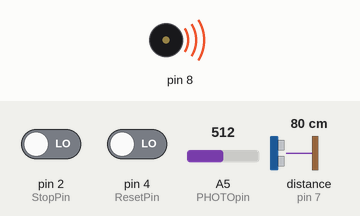
A sketch run on a simulated Arduino Uno, built with avr-gcc and run on an emulated ATmega328P. On the bench: buzzer (waves = sounding). Wiring (inferred from the names in the program): ultrasonic range finder: trigger pin 7; echo pin 7. The inputs (shaded band) are chosen by the test bench; at power-on: pin 2 (StopPin) LOW, pin 4 (ResetPin) LOW, A5 (PHOTOpin) = 512, distance to the obstacle (sensor on pin 7) 80 cm. The echo pulse lasts 58.3 µs per cm; what the sketch prints to the serial monitor is not drawn.

Above: at 13.0 s.
13.1 s: pin 2 (StopPin) driven HIGH and pin 4 (ResetPin) driven HIGH
At 14.8 s:
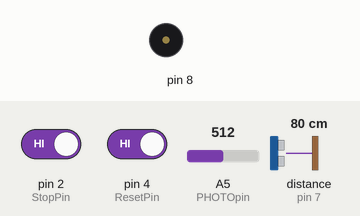
26.0 s: pin 2 (StopPin) driven LOW
Timing chart, 0 to 41.6 s (numbered marks = the images above; inputs shaded):
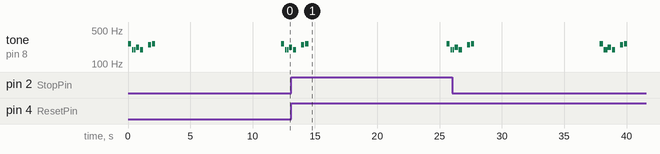

The sketch:

arduino_principal.ino
```cpp
// C++ code
//
#define DISTpin 7 // output pin Distance Pin is attached to
#define PHOTOpin A5 // output pin photoPin is attached to
#define ResetPin 4 // button to reset the game
#define StopPin 2 // button to stop the game for user

#define NOTE_C4  262
#define NOTE_G3  196
#define NOTE_A3  220
#define NOTE_B3  247
#define NOTE_C4  262


int melody[] = {
  NOTE_C4, NOTE_G3, NOTE_G3, NOTE_A3, NOTE_G3, 0, NOTE_B3, NOTE_C4
};

// note durations: 4 = quarter note, 8 = eighth note, etc.:
int noteDurations[] = {
  4, 8, 8, 4, 4, 4, 4, 4
};


int buttonStateReset = 0;
int lastButtonStateReset = 0;

int buttonStateStop = 0;
int lastButtonStateStop = 0;

int cm = 0;
unsigned long start;
unsigned long time;

bool lightOn = true;
int countLight = 0;

long readUltrasonicDistance(int triggerPin, int echoPin){
  pinMode(triggerPin, OUTPUT);  // Clear the trigger
  digitalWrite(triggerPin, LOW);
  delayMicroseconds(2);
  // Sets the trigger pin to HIGH state for 10 microseconds
  digitalWrite(triggerPin, HIGH);
  delayMicroseconds(10);
  digitalWrite(triggerPin, LOW);
  pinMode(echoPin, INPUT);
  // Reads the echo pin, and returns the sound wave travel time in microseconds
  return pulseIn(echoPin, HIGH);
}

void setup()
{
  // Initialize Serial
  Serial.begin(9600);

  // Initialize thermoPin
  pinMode(PHOTOpin, INPUT);

  // Initialize buttons
  pinMode(ResetPin, INPUT);
  pinMode(StopPin, INPUT);

  start = millis();
}

void loop()
{
  int sensor_bright = analogRead(PHOTOpin);
  if (sensor_bright < 500){
    if (lightOn == false){
      countLight += 1;
    }
    lightOn = true;
  }
  if (sensor_bright > 500){
    lightOn = false;
  }

  buttonStateReset = digitalRead(ResetPin);
  if (buttonStateReset != lastButtonStateReset) {
    if (buttonStateReset == HIGH) {
   	  Serial.println("reset");
      start = millis();
      countLight = 0;
    }else{
      Serial.println("off");
    }
  }
  lastButtonStateReset = buttonStateReset;

  buttonStateStop = digitalRead(StopPin);

  if (buttonStateStop != lastButtonStateStop) {
    if (buttonStateStop == HIGH) {
   	  //Serial.println("stop");
      //send data to bdd

      time = millis() - start;
      Serial.print("temps avant d'appuyer : ");
      Serial.println(time);
      Serial.print("nombre de fois que la lumiere a ete allumee : ");
      Serial.println(countLight);
      delay(1000); //pour laisser le temps à l'envoi de données
    }else{
      Serial.println("off");
    }
  }

  cm = 0.01723 * readUltrasonicDistance(DISTpin, DISTpin);
  int volume = setVolume(cm);

  analogWrite(8, volume);

  for (int thisNote = 0; thisNote < 8; thisNote++) {

    // to calculate the note duration, take one second
    // divided by the note type.
    //e.g. quarter note = 1000 / 4, eighth note = 1000/8, etc.
    int noteDuration = 1000 / noteDurations[thisNote];
    tone(8, melody[thisNote], noteDuration);

    // to distinguish the notes, set a minimum time between them.
    // the note's duration + 30% seems to work well:
    int pauseBetweenNotes = noteDuration * 1.30;
    delay(pauseBetweenNotes);
    // stop the tone playing:
    noTone(8);
  }
  delay(10000);
  lastButtonStateStop = buttonStateStop;
}

long setVolume(int dist){
  int volume = map(dist, 30, 340, 0, 255);
 if (dist < 30){
   volume = 0;
 }

 return volume;
}
```

Measured:
- by itself, tone on pin 8: plays 196 Hz for 0.13 s, 220 Hz for 0.25 s, 196 Hz for 0.25 s, 247 Hz for 0.25 s, 262 Hz for 0.25 s, 262 Hz for 0.25 s … (12 notes in this stretch)
